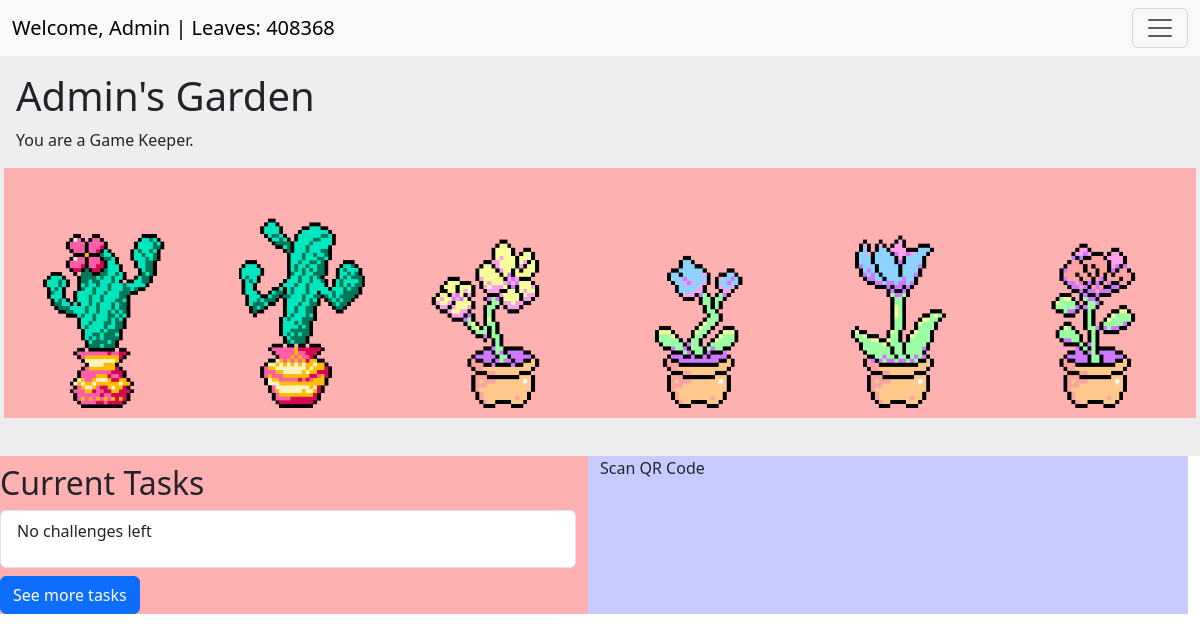
The page / (signed in) on the database as committed earlier.
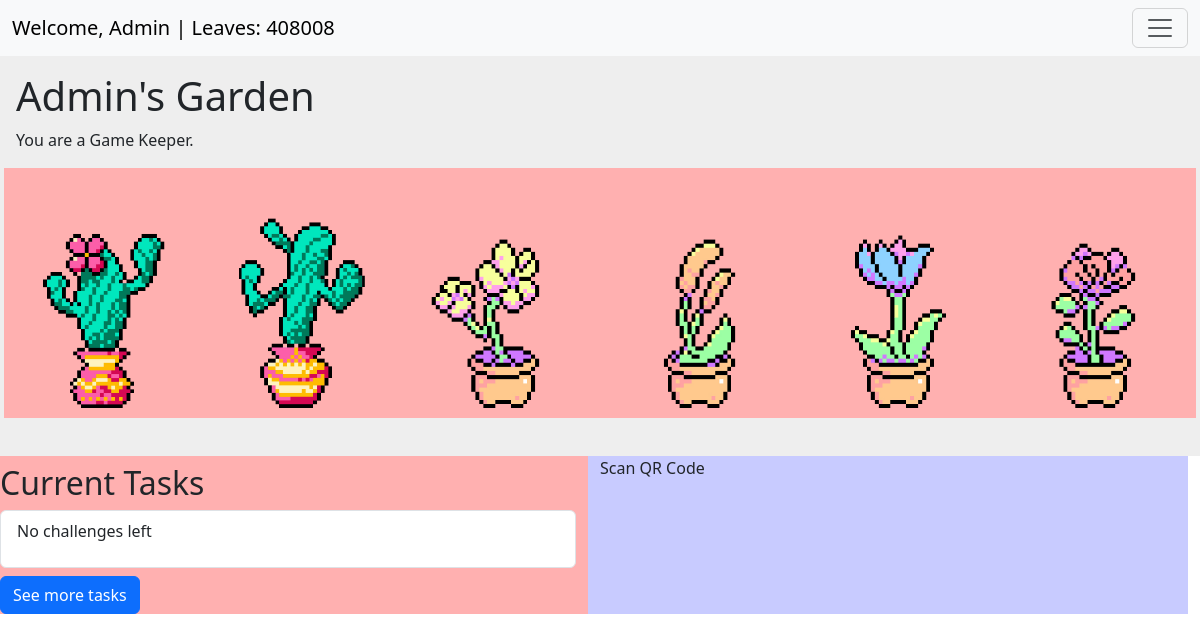
The same page on the database as committed later.
### user_management/models.py (models this page shows, shortened)
class CustomUser(AbstractUser):
    email = models.EmailField(null=True, blank=True) # TODO: Allows no email, potentially remove in sprint 2
    friends = models.ManyToManyField("self", symmetrical=True, blank=True)
    owned_plants = models.ManyToManyField("garden.Plant", related_name="owners")
    objects = CustomUserManager()

class UserStats(models.Model):
    user = models.OneToOneField(CustomUser, on_delete=models.CASCADE, related_name="stats")
    leaves = models.IntegerField(default=0)
    points = models.IntegerField(default=0)
    class Meta:
        verbose_name = "User Stats"
        verbose_name_plural = "User Stats"

### garden/models.py (models this page shows, shortened)
class Plant(models.Model):
    name = models.CharField(max_length=100)
    price = models.IntegerField()
    image = models.ImageField(upload_to="plant_images/")
    fact = models.TextField()
    onMarket = models.BooleanField(default=True) # Boolean field to check if the plant is on market

### main/views.py (the view)
# urls.py: path("", views.home, name="home"),  # Home page
@login_required(login_url="/auth/login")
def home(request):
    if not request.user.is_authenticated:
        return render(request, "home.html", {"plant_slots": None})  # Prevents error for anonymous users
    try:
        userGarden = UserGarden.objects.get(user=request.user)
        plant_slots = [getattr(userGarden, f"plant{slot}Id", None) for slot in range(1, 7)]
    except UserGarden.DoesNotExist:
        plant_slots = []
    user_challenge = ChallengeParticipants.objects.filter(username=request.user,status="incomplete")
    challenge_in_progress = [
        {
            "title": challenge_participant.challengeId.title,
            "desc": challenge_participant.challengeId.desc,
            "rewardValue": challenge_participant.challengeId.rewardValue,
            "progress": challenge_participant.progress,
            "noOfTasks":challenge_participant.challengeId.noOfTasks,
            "qrvalue":challenge_participant.challengeId.qrvalue,
            "id": challenge_participant.challengeId.challengeId,
        }
        for challenge_participant in user_challenge
    ]
    return render(request, "home.html", {"plant_slots": plant_slots, "challenge_list":challenge_in_progress})

### main/templatetags/auth_extras.py (called while the page is built)
@register.filter(name='has_group')
def has_group(user, group_name):
    try:
        group =  Group.objects.get(name=group_name)
    except Group.DoesNotExist:
        return False
    return group in user.groups.all()

### main/templates/home.html (shortened to what this page needs)
{% extends 'base.html' %}
{% load auth_extras %}
{% load static %}
{% block content %}
<div class="w-100 p-3 h-50" style="background-color: #eee;">
    {% if user.is_authenticated %}
            {% if user.username|last != "s" %}
                <h1>{{ user.username }}'s Garden</h1>
            {% else %}
                <h1>{{ user.username }}' Garden</h1>
            {% endif %}
        {% else %}
            <h1>Guest's Garden!</h1>
        {% endif %}
    {% if request.user|has_group:"Game Keepers" %}
        <p>You are a Game Keeper.</p>
    {% else %}
        <p>You are a User.</p>
    {% endif %}
        <div class="row h-50">
            {% for plant in plant_slots %}
                <div class="col-2" style="background-color: rgb(255, 176, 176); padding: 10px;">
                    {% if plant and plant.image %}
                        <img class="image img-fluid" width="100%" src="{{ plant.image.url }}" alt="{{ plant.name }}">
                    {% else %}
                        <img class="image img-fluid" width="100%" src="{% static 'placeholder.jpg' %}" alt="empty_slot">
                    {% endif %}
                </div>
            {% empty %}
                <p>you have not created a garden yet go to the garden page </p>
            {% endfor %}
        </div>
</div>
<div class="row col-12">
    <div class="col-md-6" style="background-color: rgb(255, 176, 176);">
        <h2 class="mt-2">Current Tasks</h2>
        <ul class="list-group">
            <li class="list-group-item">
                {% for item in challenge_list %}
                    {% if forloop.counter <= 4 %}
                        <div>
                            {{ item.title }} - {{ item.desc }} - {{ item.progress }}/{{ item.noOfTasks }} , {{ item.rewardValue }} points
                                {%if item.qrvalue != '' %}
                                   QR needed
                                {% endif %}
                                <button class="remove-button btn btn-primary mt-1" qr="{{item.qrvalue}}" progress="{{item.progress}}" data-tasks="{{item.noOfTasks}}" data-id="{{item.id}}" data-points="{{item.rewardValue}}">complete</button>
                        </div>
                    {% endif %}
                    {% empty %}
                        <p>No challenges left</p>
                {% endfor %}
            </li>
        </ul>
        <button class="btn btn-primary mt-2" onclick="window.location.href='allchallenges'">See more tasks</button>
    </div>
    <div class="col-md-6" style="background-color: rgb(200, 203, 255);">
        <h>Scan QR Code</h1>
    </div>
</div>
{% endblock %}

### main/templates/base.html (shortened to what this page needs)
<html lang="en">
<head>
    <link href="https://cdn.jsdelivr.net/npm/bootstrap@5.3.3/dist/css/bootstrap.min.css" rel="stylesheet">
</head>
<body>
<nav class="navbar navbar-light bg-light">
    <div class="container-fluid">
        <a class="navbar-brand me-auto" href="#">
            {% if user.is_authenticated %}
                Welcome, {{ user.username }} | Leaves: {{ user.stats.leaves }}
            {% else %}
                Guest
            {% endif %}
        </a>
        <button class="navbar-toggler" type="button" data-bs-toggle="collapse" data-bs-target="#navbarSupportedContent"
            aria-controls="navbarSupportedContent" aria-expanded="false" aria-label="Toggle navigation">
            <span class="navbar-toggler-icon"></span>
        </button>
    </div>
</nav>
{% block content %}
{% endblock %}
</body>
</html>

Rows that differ between the two databases and show on the page:
no longer on this page (row unchanged): Plant: image (picture)
changed CustomUser "Admin": stats.leaves "408368" → "408008"
now on this page (row unchanged): Plant: image (picture)
